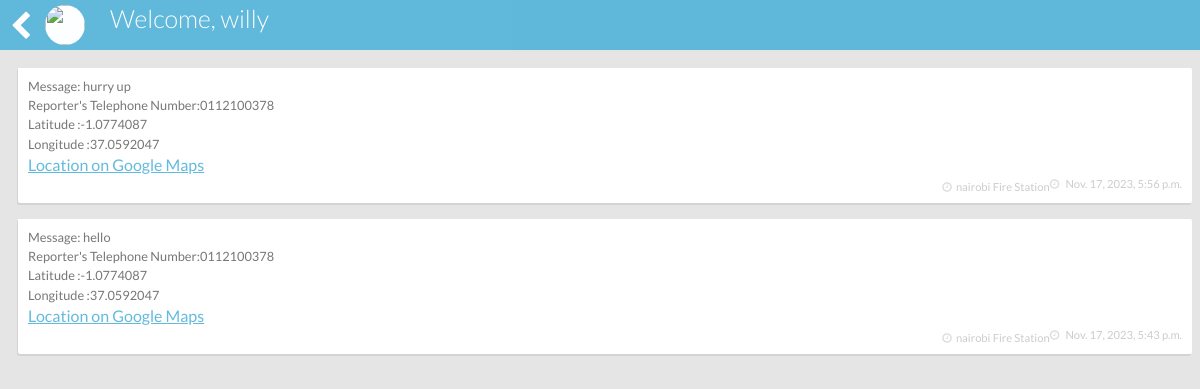
The app's page /confirm_fire/100/ (signed in), older data.
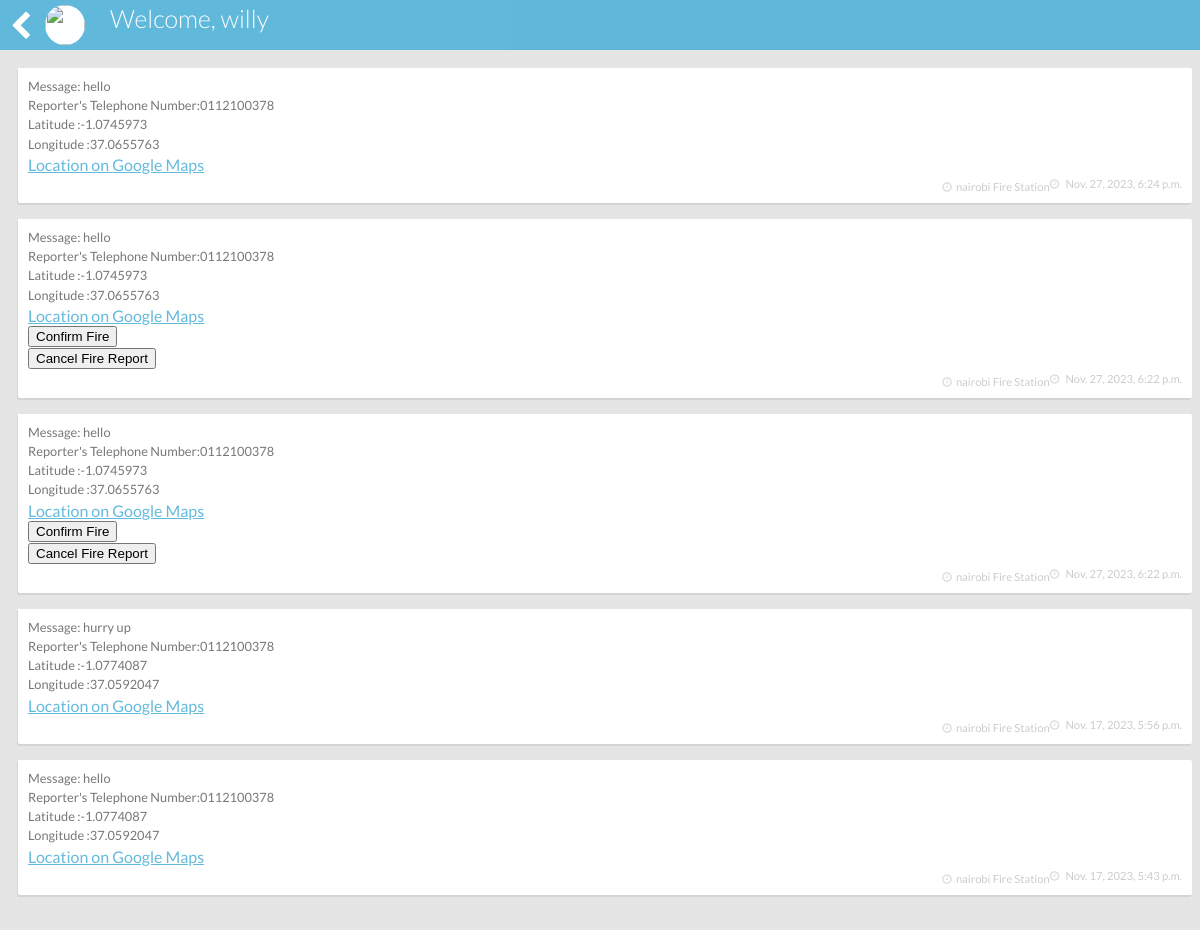
The same page, newer data.
### mainapp/models.py (models this page shows, shortened)
class Employee(models.Model):
    name = models.CharField(max_length=255)
    TelNumber = models.CharField(max_length=20)
    official = models.BooleanField(default=False)
    status = models.BooleanField(default=True)
    station = models.ForeignKey(Stations, on_delete=models.CASCADE)
    IdNumber=models.CharField(max_length=20)

class ReportedFires(models.Model):
    message = models.TextField()
    reporterTelNumber = models.CharField(max_length=20)
    latitude = models.CharField(max_length=20) # Change to CharField
    longitude = models.CharField(max_length=20)
    date = models.DateTimeField(auto_now=True)
    status = models.BooleanField(default=False)
    StationPlaced= models.ForeignKey(Stations, on_delete=models.CASCADE,null=True) # Default to True, but can be changed

class Stations(models.Model):
    location = models.CharField(max_length=255)
    latitude = models.CharField(max_length=20)  # Change to CharField
    longitude = models.CharField(max_length=20)
    status = models.BooleanField(default=True)

### mainapp/views.py (the view)
# urls.py: path('confirm_fire/<int:case_id>/', views.confirm_fire, name='confirm_fire'),
def confirm_fire(request, case_id):
    fire_report = get_object_or_404(ReportedFires, id=case_id)
    if request.method == 'POST':
        action = request.POST.get('action')
        if action == 'confirm':
            fire_report.status = True
            fire_report.save()
    user_id = request.session['user_id']
    official = Employee.objects.get(id=user_id)
    reported_cases = ReportedFires.objects.filter(StationPlaced=official.station)
    location = official.station.location
    return render(request, 'notifications.html', {'official': official, 'reported_cases': reported_cases,'location':location})

### template/notifications.html (shortened to what this page needs)
{%load static%}
<!DOCTYPE html>
<html lang="en">
<head>
</head>
<body>
  <div class="menu">
    <div class="back"><i class="fa fa-chevron-left"></i> <img src="https://assets.codepen.io/285131/almeria-avatar.jpeg"  draggable="false"/></div>
    <div class="name">Welcome, {{ official.name }}</div>
</div>
<ol class="chat">
    {% for case in reported_cases reversed %}
<li class="other">
<div class="msg">
<p>Message: {{case.message}}</p>
<p>Reporter's Telephone Number:{{ case.reporterTelNumber }}</p>
<p>Latitude :{{ case.latitude}}</p>
<p>Longitude :{{ case.longitude }}</p>
<a href="https://www.google.com/maps?q={{ case.latitude }},{{ case.longitude }}" target="_blank">Location on Google Maps</a>
{% if not case.status %}
<form method="post" action="{% url 'confirm_fire' case.id %}">
    <button type="submit" name="action" value="confirm">Confirm Fire</button>
</form>
<form method="post" action="{% url 'cancel_fire' case.id %}">
    <button type="submit" name="action" value="cancel">Cancel Fire Report</button>
</form>
{% endif %}
<p><time> {{ case.date }}</time></p>
<p><time>{{location}} Fire Station</time></p>
</div>
</li>
{% endfor %}
</ol>
</body>
</html>

### template/notifications.html (style rules this page uses)
html, body { background: #e5e5e5; font-family: 'Lato', sans-serif; margin: 0px auto; }
a { color: rgba(82,179,217,0.9); }
.menu { position: fixed; top: 0px; left: 0px; right: 0px; width: 100%; height: 50px; background: rgba(82,179,217,0.9); z-index: 100; -webkit-touch-callout: none; }
.back { position: absolute; width: 90px; height: 50px; top: 0px; left: 0px; color: #fff; line-height: 50px; font-size: 30px; padding-left: 10px; cursor: pointer; }
.back img { position: absolute; top: 5px; left: 30px; width: 40px; height: 40px; background-color: rgba(255,255,255,0.98); border-radius: 100%; -webkit-border-radius: 100%; -moz-border-radius: 100%; -ms-border-radius: 100%; margin-left: 15px; }
.name { position: absolute; top: 3px; left: 110px; font-family: 'Lato'; font-size: 25px; font-weight: 300; color: rgba(255,255,255,0.98); cursor: default; }
.chat { list-style: none; background: none; margin: 0; padding: 0 0 50px 0; margin-top: 60px; margin-bottom: 10px; }
.chat li { padding: 0.5rem; overflow: hidden; display: flex; }
.other .msg { order: 1; border-top-left-radius: 0px; box-shadow: -1px 2px 0px #D4D4D4; }
.other:before { content: ""; position: relative; top: 0px; right: 0px; left: 40px; width: 0px; height: 0px; border: 5px solid #fff; border-left-color: transparent; border-bottom-color: transparent; }
.msg { background: white; width: 100%; padding: 10px; border-radius: 2px; box-shadow: 0px 2px 0px rgba(0, 0, 0, 0.07); }
.msg p { font-size: 0.8rem; margin: 0 0 0.2rem 0; color: #777; }
.msg time { font-size: 0.7rem; color: #ccc; margin-top: 3px; float: right; cursor: default; -webkit-touch-callout: none; }
.msg time:before { content:"\f017"; color: #ddd; font-family: FontAwesome; display: inline-block; margin-right: 4px; }

Row changes from the older to the newer data that the page shows:
added ReportedFires: message "hello", reporterTelNumber "0112100378", latitude "-1.0745973", longitude "37.0655763", date "Nov. 27, 2023, 6:24 p.m.", {{ location }} "nairobi"
added ReportedFires: message "hello", reporterTelNumber "0112100378", latitude "-1.0745973", longitude "37.0655763", status "Confirm Fire", date "Nov. 27, 2023, 6:22 p.m.", {{ location }} "nairobi"
added ReportedFires: message "hello", reporterTelNumber "0112100378", latitude "-1.0745973", longitude "37.0655763", status "Confirm Fire", date "Nov. 27, 2023, 6:22 p.m.", {{ location }} "nairobi"
